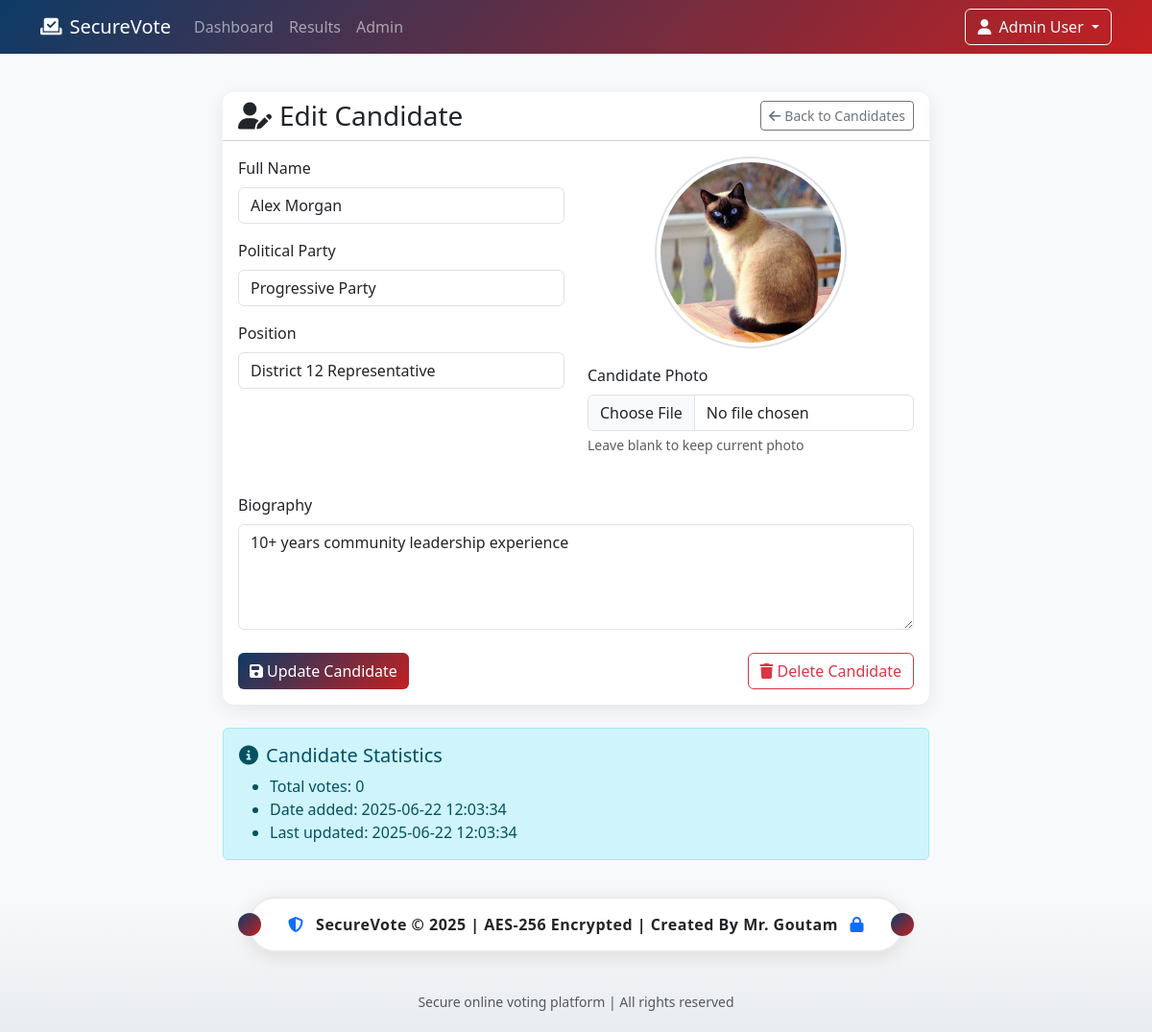
/admin/edit_candidate/1 (signed in), run on the app's committed database.
### tables this page shows
CREATE TABLE candidates (
            id INTEGER PRIMARY KEY AUTOINCREMENT,
            name TEXT NOT NULL,
            party TEXT NOT NULL,
            position TEXT NOT NULL,
            bio TEXT,
            photo TEXT,
            votes INTEGER DEFAULT 0,
            created_at DATETIME DEFAULT CURRENT_TIMESTAMP,
            updated_at DATETIME DEFAULT CURRENT_TIMESTAMP
        );

### app.py (the view, shortened to what this page needs)
@app.route('/admin/edit_candidate/<int:candidate_id>', methods=['GET', 'POST'])
def edit_candidate(candidate_id):
    if 'user_id' not in session or session.get('role') != 'admin':
        flash('Unauthorized access', 'danger')
        return redirect(url_for('login'))
    conn = get_db()
    c = conn.cursor()
    c.execute("SELECT * FROM candidates WHERE id = ?", (candidate_id,))
    candidate = c.fetchone()
    if not candidate:
        flash('Candidate not found', 'danger')
        return redirect(url_for('admin_candidates'))
    return render_template('admin/edit_candidate.html', candidate=candidate)

### app.py (called while the page is built)
@app.teardown_appcontext
def close_connection(exception):
    close_db(exception)

### database.py (called while the page is built)
def get_db():
    db = sqlite3.connect('voting_system.db')
    db.row_factory = sqlite3.Row
    return db

### templates/admin/edit_candidate.html (shortened to what this page needs)
{% extends "base.html" %}
{% block content %}
<div class="row justify-content-center">
  <div class="col-lg-8">
    <div class="vote-card card mb-4">
      <div class="card-header bg-white d-flex justify-content-between align-items-center">
        <h3 class="mb-0"><i class="fas fa-user-edit me-2"></i>Edit Candidate</h3>
        <a href="{{ url_for('admin_candidates') }}" class="btn btn-sm btn-outline-secondary">
          <i class="fas fa-arrow-left me-1"></i>Back to Candidates
        </a>
      </div>
      <div class="card-body">
        <form method="POST" enctype="multipart/form-data">
          <div class="row mb-4">
            <div class="col-md-6">
              <div class="mb-3">
                <label class="form-label">Full Name</label>
                <input type="text" class="form-control" name="name"
                       value="{{ candidate.name }}" required>
              </div>
              <div class="mb-3">
                <label class="form-label">Political Party</label>
                <input type="text" class="form-control" name="party"
                       value="{{ candidate.party }}" required>
              </div>
              <div class="mb-3">
                <label class="form-label">Position</label>
                <input type="text" class="form-control" name="position"
                       value="{{ candidate.position }}" required>
              </div>
            </div>
            <div class="col-md-6">
              <div class="text-center mb-3">
                <img id="candidatePreview"
                     src="{{ url_for('static', filename=candidate.photo) if candidate.photo else 'https://via.placeholder.com/200' }}"
                     class="img-thumbnail rounded-circle" alt="Candidate Preview"
                     style="width: 200px; height: 200px; object-fit: cover;">
              </div>
              <div class="mb-3">
                <label class="form-label">Candidate Photo</label>
                <input type="file" class="form-control" name="photo"
                       id="candidatePhoto" accept="image/*">
                <div class="form-text">Leave blank to keep current photo</div>
              </div>
            </div>
          </div>
          <div class="mb-4">
            <label class="form-label">Biography</label>
            <textarea class="form-control" name="bio" rows="4">{{ candidate.bio or '' }}</textarea>
          </div>
          <div class="d-flex justify-content-between">
            <button type="submit" class="btn btn-election">
              <i class="fas fa-save me-1"></i>Update Candidate
            </button>
            <button type="button" class="btn btn-outline-danger" data-bs-toggle="modal"
                    data-bs-target="#deleteCandidateModal">
              <i class="fas fa-trash me-1"></i>Delete Candidate
            </button>
          </div>
        </form>
      </div>
    </div>
    <div class="alert alert-info">
      <h5><i class="fas fa-info-circle me-2"></i>Candidate Statistics</h5>
      <ul class="mb-0">
        <li>Total votes: {{ candidate.votes }}</li>
        <li>Date added: {{ candidate.created_at or 'Unknown' }}</li>
        <li>Last updated: {{ candidate.updated_at or 'Never' }}</li>
      </ul>
    </div>
  </div>
</div>
{% endblock %}

### static/css/styles.css (style rules this page uses)
:root { --election-blue: #0d3b66; --election-red: #c42021; --capsule-bg: #ffffff; }
html, body { height: 100%; background-color: #f8f9fa; font-family: 'Segoe UI', Tahoma, Geneva, Verdana, sans-serif; }
body { display: flex; flex-direction: column; min-height: 100vh; }
.vote-card { border: none; border-radius: 12px; box-shadow: 0 5px 20px rgba(0, 0, 0, 0.08); transition: transform 0.3s ease, box-shadow 0.3s ease; overflow: hidden; }
.btn-election { background: linear-gradient(135deg, var(--election-blue), var(--election-red)); color: white; border: none; transition: all 0.3s ease; }
.img-thumbnail { border: 2px solid #dee2e6; border-radius: 50%; padding: 0.25rem; background-color: #fff; max-width: 100%; height: auto; }

### data on the page
candidates: name "Alex Morgan", party "Progressive Party", position "District 12 Representative", photo (picture), bio "10+ years community leadership experience", votes "0", created_at "2025-06-22 12:03:34", updated_at "2025-06-22 12:03:34"

### other printed values
{{ session.name }} "Admin User"
